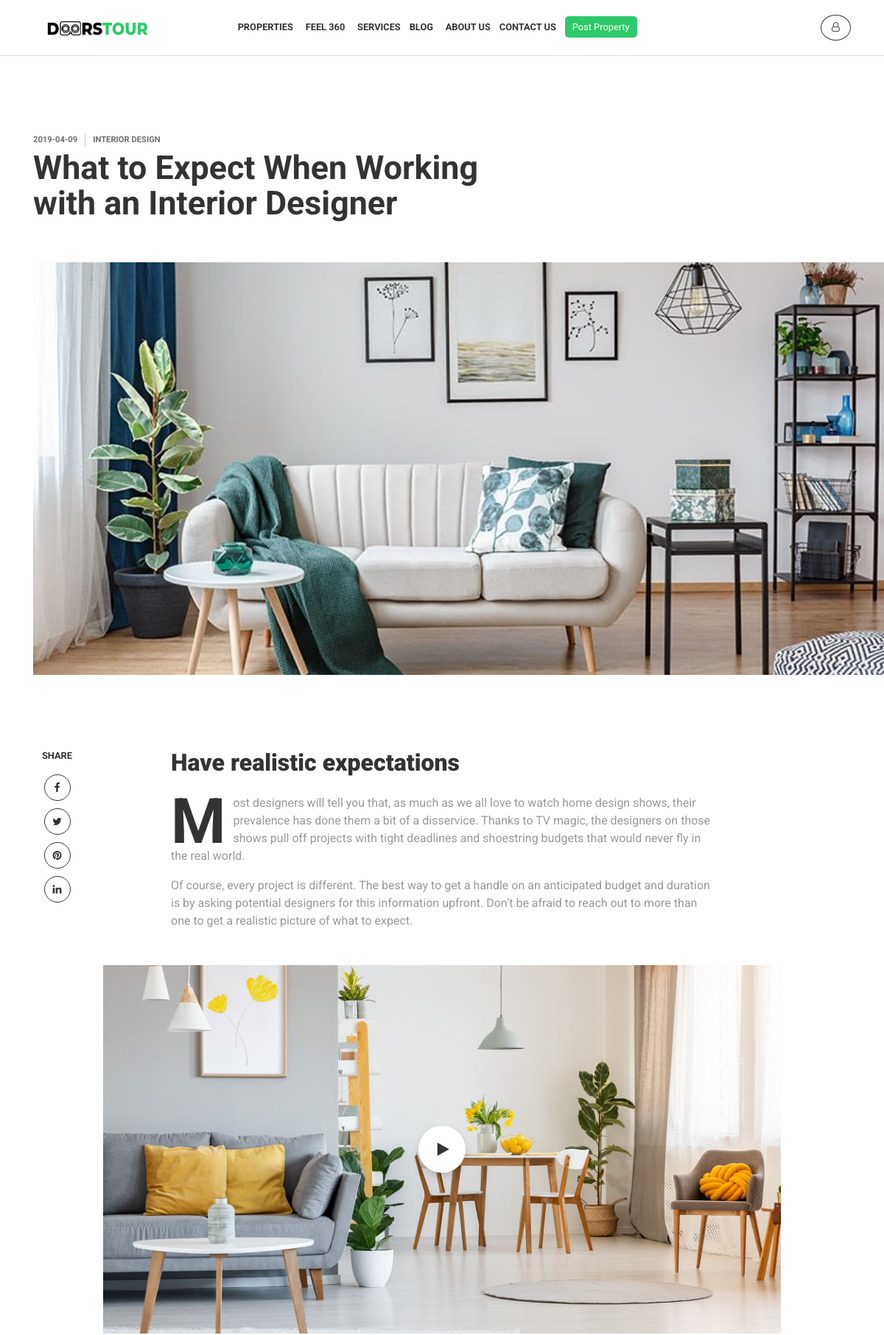
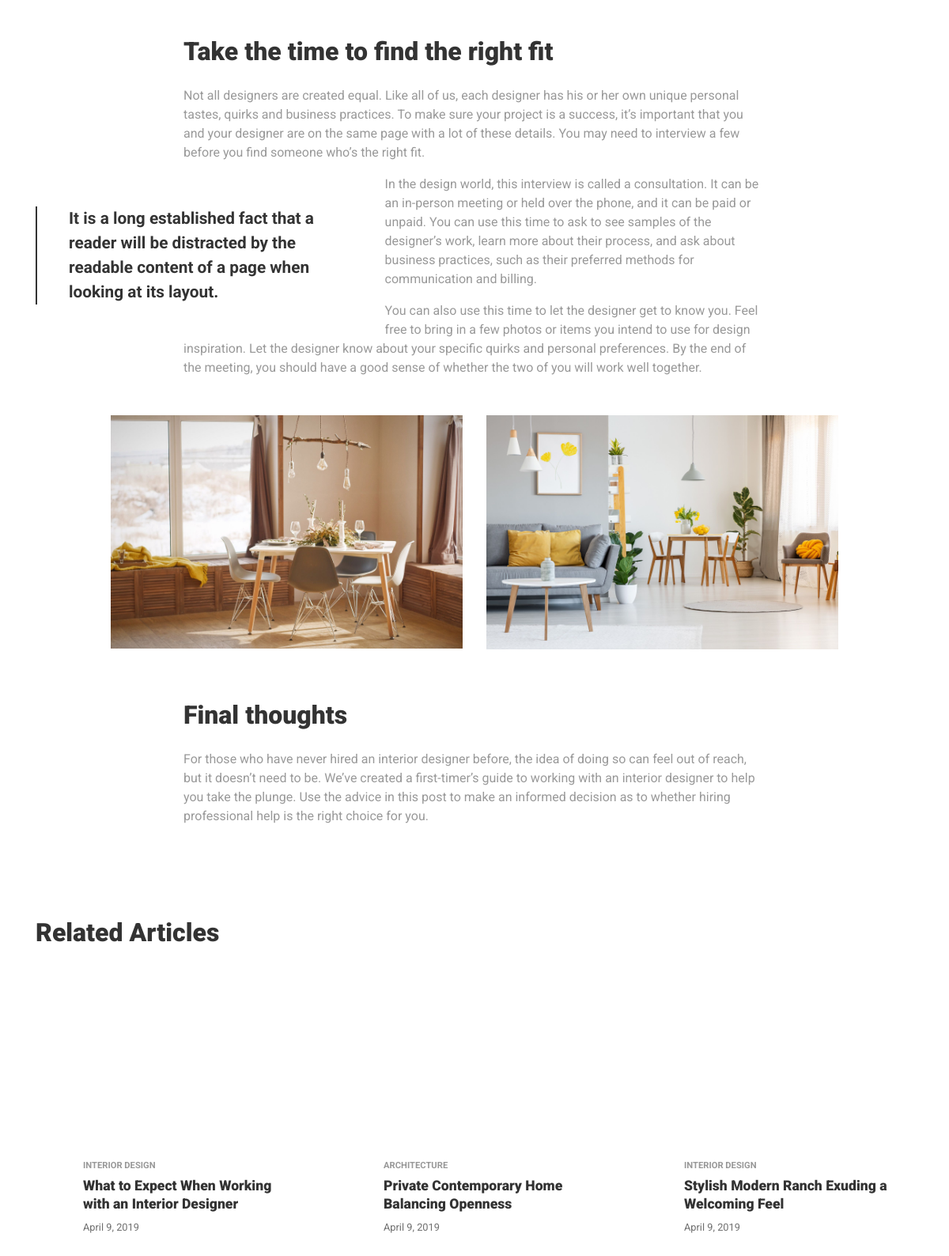
The page /my-post-temp.php?id=4 (upper part) on the database its author committed (2 pictures, top to bottom).
### tables this page shows
CREATE TABLE `template2` (
  `id` int(11) NOT NULL,
  `detail` varchar(100) NOT NULL,
  `detailCategory` varchar(200) NOT NULL,
  `detailSummary` varchar(200) NOT NULL,
  `detailDate` date NOT NULL,
  `photo1` varchar(100) NOT NULL,
  `P1` varchar(1000) NOT NULL,
  `P2` varchar(1000) NOT NULL,
  `video_img` varchar(500) NOT NULL,
  `video_link` varchar(500) NOT NULL,
  `P3` varchar(1000) NOT NULL,
  `P4` varchar(1900) NOT NULL,
  `P5` varchar(1900) NOT NULL,
  `quote` varchar(1000) NOT NULL,
  `img1` varchar(500) NOT NULL,
  `img2` varchar(500) NOT NULL,
  `finalP` varchar(1500) NOT NULL
);

### my-post-temp.php (the view, shortened to what this page needs)
<?php
  require_once 'templatedata2.php';
  $res = $_GET['id'];
  $query1 = "Select * FROM template2 WHERE id = $res";
  $result1 = mysqli_query($conn, $query1);
  while($row = mysqli_fetch_assoc($result1)){
    $date =$row['detailDate'];
    $detail =$row['detail'];
    $detailCategory =$row['detailCategory'];
    $photo1 =$row['photo1'];
    $P1 =$row['P1'];
    $P2 =$row['P2'];
    $video_img =$row['video_img'];
    $P3 =$row['P3'];
    $P4 =$row['P4'];
    $P5 =$row['P5'];
    $quote =$row['quote'];
    $img1 =$row['img1'];
    $img2 =$row['img2'];
    $finalP =$row['finalP'];
  }
?>
<!DOCTYPE html>
<html lang="en">
  <head>
    <link rel="stylesheet" href="css/bootstrap.min.css" />
    <link rel="stylesheet" href="css/font-awesome.min.css" />
    <link rel="stylesheet" href="css/stylef4b1.css?asdpo" />
  </head>
  <body onload="dynamic_post_change()">
    <div class="pxp-header fixed-top pxp-animate pxp-no-bg">
      <div class="container">
        <div class="row align-items-center">
          <div class="col-5 col-md-2">
            <a href="index.html" class="pxp-logo text-decoration-none"
              ><img src="images/logo.png" height="35" width="175" alt="logo"
            /></a>
          </div>
          <div class="col-2 col-md-8 text-center">
            <ul class="pxp-nav list-inline">
              <li class="list-inline-item">
                <a href="#">Properties</a>
              </li>
              <li class="list-inline-item">
                <a href="#">Feel 360</a>
              </li>
              <li class="list-inline-item pxp-is-last">
                <a href="services.html">Services</a>
              </li>
              <li class="list-inline-item">
                <a href="blog.php">Blog</a>
              </li>
              <li class="list-inline-item pxp-is-last">
                <a href="about.html">About Us</a>
              </li>
              <li class="list-inline-item pxp-is-last">
                <a href="contact.html">Contact Us</a>
              </li>
              <li class="list-inline-item">
                <div class="pxp-user-btns">
                  <a href="submit-property.html"
                    ><button
                      class="pxp-user-btns"
                      style="
                        background-color: #2eca6a;
                        padding: 5px 10px 5px 10px;
                        border: none;
                        color: white;
                        border-radius: 5px;
                      "
                    >
                      Post Property
                    </button></a
                  >
                </div>
              </li>
            </ul>
          </div>
          <div class="col-5 col-md-2 text-right">
            <a
              href="javascript:void(0);"
              class="pxp-header-user pxp-signin-trigger"
              ><span class="fa fa-user-o"></span
            ></a>
          </div>
        </div>
      </div>
    </div>
    <div class="pxp-content">
      <div class="pxp-blog-posts pxp-content-wrapper mt-100">
        <div class="container">
          <div class="row">
            <div class="col-sm-12 col-md-9 col-lg-7">
              <div class="pxp-blog-post-category">
                <span id="day_time"><?php echo $date ?></span><span id="header_type"><?php echo $detail ?></span>
              </div>
              <h1 class="pxp-page-header" id="header_part">
                  <?php echo $detailCategory ?>
              </h1>
            </div>
          </div>
        </div>
        <div class="pxp-blog-post-hero mt-4 mt-md-5">
          <div id="url_img"
            class="pxp-blog-post-hero-fig pxp-cover"
            style="background-image: url(<?php echo $photo1 ?>);
              background-position: 50% 50%;
            "
           >
        </div>
        </div>
        <div class="container mt-100">
          <div class="row">
            <div class="col-sm-12 col-lg-1">
              <div class="pxp-blog-post-share">
                <div class="pxp-blog-post-share-label">Share</div>
                <ul class="list-unstyled mt-3">
                  <li>
                    <a href="#"><span class="fa fa-facebook"></span></a>
                  </li>
                  <li>
                    <a href="#"><span class="fa fa-twitter"></span></a>
                  </li>
                  <li>
                    <a href="#"><span class="fa fa-pinterest"></span></a>
                  </li>
                  <li>
                    <a href="#"><span class="fa fa-linkedin"></span></a>
                  </li>
                </ul>
              </div>
            </div>
            <div class="col-sm-12 col-lg-10">
              <div class="pxp-blog-post-block mt-4 mt-md-5 mt-lg-0">
                <h2>Have realistic expectations</h2>
                <div class="mt-3 mt-md-4">
                  <p class="pxp-first-letter" id="p1">
                    <?php echo $P1 ?>
                  </p>
                  <p id="p2">
                    <?php echo $P2; ?>
                  </p>
                </div>
              </div>
              <div class="pxp-blog-post-block pxp-full mt-4 mt-md-5">
                <a id="video_img"
                  href="javascript:void(0);"
                  class="pxp-blog-post-video pxp-cover"
                  style=" background-image: url(<?php echo $video_img ?>);
                    background-position: 50% 50%;
                  "
                ></a>
              </div>
              <div class="pxp-blog-post-block mt-4 mt-md-5">
                <h2>Take the time to find the right fit</h2>
                <div class="mt-3 mt-md-4">
                  <p id="p3">
                    <?php echo $P3 ?>
                  </p>
                  <div class="pxp-blog-post-blockquote pxp-left" id="quote">
                    <?php echo $quote ?>
                  </div>
                  <p id="p4">
                    <?php echo $P4 ?>
                  </p>
                  <p id="p5">
                    <?php echo $P5 ?>
                  </p>
                </div>
              </div>
              <div class="pxp-blog-post-block pxp-full mt-4 mt-md-5">
                <div class="row">
                  <div class="col-sm-12 col-md-6">
                    <img id="img1"
                      alt=""
                      class="pxp-image-full mb-3"
                      src="<?php echo $img1 ?>"
                    />
                  </div>
                  <div class="col-sm-12 col-md-6">
                    <img id="img2"
                      alt=""
                      class="pxp-image-full mb-3"
                      src="<?php echo $img2 ?>"
                    />
                  </div>
                </div>
              </div>
              <div class="pxp-blog-post-block mt-4 mt-md-5">
                <h2>Final thoughts</h2>
                <div class="mt-3 mt-md-4">
                  <p id="final_para">
                    <?php echo $finalP ?>
                  </p>
                </div>
              </div>
            </div>
          </div>
        </div>
        <div class="container mt-100">
          <h2 class="pxp-section-h2">Related Articles</h2>
          <div class="row mt-4 mt-md-5">
            <div class="col-sm-12 col-md-6 col-lg-4">
              <a href="#" class="pxp-posts-1-item">
                <div class="pxp-posts-1-item-fig-container">
                  <div
                    class="pxp-posts-1-item-fig pxp-cover"
                    style="background-image: url(images/posts-1.jpg)"
                  ></div>
                </div>
                <div class="pxp-posts-1-item-details">
                  <div class="pxp-posts-1-item-details-category">
                    Interior Design
                  </div>
                  <div class="pxp-posts-1-item-details-title">
                    What to Expect When Working with an Interior Designer
                  </div>
                  <div class="pxp-posts-1-item-details-date mt-2">
                    April 9, 2019
                  </div>
                </div>
              </a>
            </div>
            <div class="col-sm-12 col-md-6 col-lg-4">
              <a href="#" class="pxp-posts-1-item">
                <div class="pxp-posts-1-item-fig-container">
                  <div
                    class="pxp-posts-1-item-fig pxp-cover"
                    style="background-image: url(images/posts-2.jpg)"
                  ></div>
                </div>
                <div class="pxp-posts-1-item-details">
                  <div class="pxp-posts-1-item-details-category">
                    Architecture
                  </div>
                  <div class="pxp-posts-1-item-details-title">
                    Private Contemporary Home Balancing Openness
                  </div>
                  <div class="pxp-posts-1-item-details-date mt-2">
                    April 9, 2019
                  </div>
                </div>
              </a>
            </div>
            <div class="col-sm-12 col-md-6 col-lg-4">
              <a href="#" class="pxp-posts-1-item">
                <div class="pxp-posts-1-item-fig-container">
                  <div
                    class="pxp-posts-1-item-fig pxp-cover"
                    style="background-image: url(images/posts-3.jpg)"
                  ></div>
                </div>
                <div class="pxp-posts-1-item-details">
                  <div class="pxp-posts-1-item-details-category">
                    Interior Design
                  </div>
                  <div class="pxp-posts-1-item-details-title">
                    Stylish Modern Ranch Exuding a Welcoming Feel
                  </div>
                  <div class="pxp-posts-1-item-details-date mt-2">
                    April 9, 2019
                  </div>
                </div>
              </a>
            </div>
          </div>
        </div>
      </div>
    </div>
  </body>
</html>

### rows shown on the page
template2: detailDate "2019-04-09", detail "INTERIOR DESIGN", detailCategory "What to Expect When Working with an Interior Designer", photo1 (picture), P1 "Most designers will tell you that, as much as we all love to watch home design shows, their prevalence has done them a bit of a disservice. Thanks to TV magic, the designers on those shows pull off projects with tight deadlines and shoestring budgets that would never fly in the real world.", P2 "Of course, every project is different. The best way to get a handle on an anticipated budget and duration is by asking potential designers for this information upfront. Don’t be afraid to reach out to more than one to get a realistic picture of what to expect.", video_img (picture), P3 "Not all designers are created equal. Like all of us, each designer has his or her own unique personal tastes, quirks and business practices. To make sure your project is a success, it’s important that you and your designer are on the same page with a lot of these details. You may need to interview a few before you find someone who’s the right fit.", quote "It is a long established fact that a reader will be distracted by the readable content of a page when looking at its layout.", P4 "In the design world, this interview is called a consultation. It can be an in-person meeting or held over the phone, and it can be paid or unpaid. You can use this time to ask to see samples of the designer’s work, learn more about their process, and ask about business practices, such as their preferred methods for communication and billing.", P5 "You can also use this time to let the designer get to know you. Feel free to bring in a few photos or items you intend to use for design inspiration. Let the designer know about your specific quirks and personal preferences. By the end of the meeting, you should have a good sense of whether the two of you will work well together.", img1 (picture), img2 (picture), finalP "For those who have never hired an interior designer before, the idea of doing so can feel out of reach, but it doesn’t need to be. We’ve created a first-timer’s guide to working with an interior designer to help you take the plunge. Use the advice in this post to make an informed decision as to whether hiring professional help is the right choice for you."
